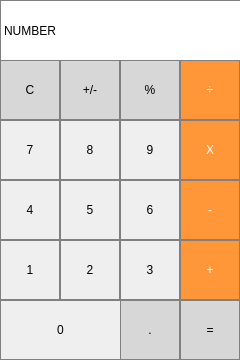
<?xml version="1.0" encoding="UTF-8"?>
<ui version="4.0">
 <class>MainWindow</class>
 <widget class="QMainWindow" name="MainWindow">
  <property name="geometry">
   <rect>
    <x>0</x>
    <y>0</y>
    <width>240</width>
    <height>360</height>
   </rect>
  </property>
  <property name="windowTitle">
   <string>MainWindow</string>
  </property>
  <widget class="QWidget" name="centralwidget">
   <widget class="QLabel" name="label_result">
    <property name="geometry">
     <rect>
      <x>0</x>
      <y>0</y>
      <width>241</width>
      <height>61</height>
     </rect>
    </property>
    <property name="styleSheet">
     <string notr="true">QLabel {
  qproperty-alignment: 'AlignVCenter | AlignRight';
  border: 1px solid gray;

  background-color : white;
  font: 16pt &quot;MS Shell Dlg 2&quot;;
}

</string>
    </property>
    <property name="text">
     <string>NUMBER</string>
    </property>
   </widget>
   <widget class="QPushButton" name="pushButton_clear">
    <property name="geometry">
     <rect>
      <x>0</x>
      <y>60</y>
      <width>60</width>
      <height>60</height>
     </rect>
    </property>
    <property name="styleSheet">
     <string notr="true">QPushButton {
  background-color: rgb(215, 215, 215);
  border: 1px solid gray;
}
QPushButton:pressed {
    background-color: qlineargradient(x1: 0, y1: 0, x2: 0, y2: 1,
                                      stop: 0 #BEBEBE, stop: 1 #D7D7D7);
}</string>
    </property>
    <property name="text">
     <string>C</string>
    </property>
   </widget>
   <widget class="QPushButton" name="pushButton_divide">
    <property name="geometry">
     <rect>
      <x>180</x>
      <y>60</y>
      <width>60</width>
      <height>60</height>
     </rect>
    </property>
    <property name="styleSheet">
     <string notr="true">QPushButton {
  background-color: rgb(255, 151, 57);
  color: white;
  border: 1px solid gray;
}

QPushButton:pressed {
    background-color: qlineargradient(x1: 0, y1: 0, x2: 0, y2: 1,
                                      stop: 0 #FF7832, stop: 1 #FF9739);
}</string>
    </property>
    <property name="text">
     <string>÷</string>
    </property>
   </widget>
   <widget class="QPushButton" name="pushButton_porcent">
    <property name="geometry">
     <rect>
      <x>120</x>
      <y>60</y>
      <width>60</width>
      <height>60</height>
     </rect>
    </property>
    <property name="styleSheet">
     <string notr="true">QPushButton {
  background-color: rgb(215, 215, 215);
  border: 1px solid gray;
}
QPushButton:pressed {
    background-color: qlineargradient(x1: 0, y1: 0, x2: 0, y2: 1,
                                      stop: 0 #BEBEBE, stop: 1 #D7D7D7);
}</string>
    </property>
    <property name="text">
     <string>%</string>
    </property>
   </widget>
   <widget class="QPushButton" name="pushButton_moreMinus">
    <property name="geometry">
     <rect>
      <x>60</x>
      <y>60</y>
      <width>60</width>
      <height>60</height>
     </rect>
    </property>
    <property name="styleSheet">
     <string notr="true">QPushButton {
  background-color: rgb(215, 215, 215);
  border: 1px solid gray;
}
QPushButton:pressed {
    background-color: qlineargradient(x1: 0, y1: 0, x2: 0, y2: 1,
                                      stop: 0 #BEBEBE, stop: 1 #D7D7D7);
}</string>
    </property>
    <property name="text">
     <string>+/-</string>
    </property>
   </widget>
   <widget class="QPushButton" name="pushButton_7">
    <property name="geometry">
     <rect>
      <x>0</x>
      <y>120</y>
      <width>60</width>
      <height>60</height>
     </rect>
    </property>
    <property name="styleSheet">
     <string notr="true">QPushButton {
   border: 1px solid gray;
}
QPushButton:pressed {
    background-color: qlineargradient(x1: 0, y1: 0, x2: 0, y2: 1,
                                      stop: 0 #dadbde, stop: 1 #f6f7fa);
}</string>
    </property>
    <property name="text">
     <string>7</string>
    </property>
   </widget>
   <widget class="QPushButton" name="pushButton_multiply">
    <property name="geometry">
     <rect>
      <x>180</x>
      <y>120</y>
      <width>60</width>
      <height>60</height>
     </rect>
    </property>
    <property name="styleSheet">
     <string notr="true">QPushButton {
  background-color: rgb(255, 151, 57);
  color: white;
  border: 1px solid gray;
}

QPushButton:pressed {
    background-color: qlineargradient(x1: 0, y1: 0, x2: 0, y2: 1,
                                      stop: 0 #FF7832, stop: 1 #FF9739);
}</string>
    </property>
    <property name="text">
     <string>X</string>
    </property>
   </widget>
   <widget class="QPushButton" name="pushButton_9">
    <property name="geometry">
     <rect>
      <x>120</x>
      <y>120</y>
      <width>60</width>
      <height>60</height>
     </rect>
    </property>
    <property name="styleSheet">
     <string notr="true">QPushButton {
   border: 1px solid gray;
}
QPushButton:pressed {
    background-color: qlineargradient(x1: 0, y1: 0, x2: 0, y2: 1,
                                      stop: 0 #dadbde, stop: 1 #f6f7fa);
}</string>
    </property>
    <property name="text">
     <string>9</string>
    </property>
   </widget>
   <widget class="QPushButton" name="pushButton_8">
    <property name="geometry">
     <rect>
      <x>60</x>
      <y>120</y>
      <width>60</width>
      <height>60</height>
     </rect>
    </property>
    <property name="styleSheet">
     <string notr="true">QPushButton {
   border: 1px solid gray;
}
QPushButton:pressed {
    background-color: qlineargradient(x1: 0, y1: 0, x2: 0, y2: 1,
                                      stop: 0 #dadbde, stop: 1 #f6f7fa);
}</string>
    </property>
    <property name="text">
     <string>8</string>
    </property>
   </widget>
   <widget class="QPushButton" name="pushButton_4">
    <property name="geometry">
     <rect>
      <x>0</x>
      <y>180</y>
      <width>60</width>
      <height>60</height>
     </rect>
    </property>
    <property name="styleSheet">
     <string notr="true">QPushButton {
   border: 1px solid gray;
}
QPushButton:pressed {
    background-color: qlineargradient(x1: 0, y1: 0, x2: 0, y2: 1,
                                      stop: 0 #dadbde, stop: 1 #f6f7fa);
}</string>
    </property>
    <property name="text">
     <string>4</string>
    </property>
   </widget>
   <widget class="QPushButton" name="pushButton_subtract">
    <property name="geometry">
     <rect>
      <x>180</x>
      <y>180</y>
      <width>60</width>
      <height>60</height>
     </rect>
    </property>
    <property name="styleSheet">
     <string notr="true">QPushButton {
  background-color: rgb(255, 151, 57);
  color: white;
  border: 1px solid gray;
}

QPushButton:pressed {
    background-color: qlineargradient(x1: 0, y1: 0, x2: 0, y2: 1,
                                      stop: 0 #FF7832, stop: 1 #FF9739);
}</string>
    </property>
    <property name="text">
     <string>-</string>
    </property>
   </widget>
   <widget class="QPushButton" name="pushButton_6">
    <property name="geometry">
     <rect>
      <x>120</x>
      <y>180</y>
      <width>60</width>
      <height>60</height>
     </rect>
    </property>
    <property name="styleSheet">
     <string notr="true">QPushButton {
   border: 1px solid gray;
}
QPushButton:pressed {
    background-color: qlineargradient(x1: 0, y1: 0, x2: 0, y2: 1,
                                      stop: 0 #dadbde, stop: 1 #f6f7fa);
}</string>
    </property>
    <property name="text">
     <string>6</string>
    </property>
   </widget>
   <widget class="QPushButton" name="pushButton_5">
    <property name="geometry">
     <rect>
      <x>60</x>
      <y>180</y>
      <width>60</width>
      <height>60</height>
     </rect>
    </property>
    <property name="styleSheet">
     <string notr="true">QPushButton {
   border: 1px solid gray;
}
QPushButton:pressed {
    background-color: qlineargradient(x1: 0, y1: 0, x2: 0, y2: 1,
                                      stop: 0 #dadbde, stop: 1 #f6f7fa);
}</string>
    </property>
    <property name="text">
     <string>5</string>
    </property>
   </widget>
   <widget class="QPushButton" name="pushButton_1">
    <property name="geometry">
     <rect>
      <x>0</x>
      <y>240</y>
      <width>60</width>
      <height>60</height>
     </rect>
    </property>
    <property name="styleSheet">
     <string notr="true">QPushButton {
   border: 1px solid gray;
}
QPushButton:pressed {
    background-color: qlineargradient(x1: 0, y1: 0, x2: 0, y2: 1,
                                      stop: 0 #dadbde, stop: 1 #f6f7fa);
}</string>
    </property>
    <property name="text">
     <string>1</string>
    </property>
   </widget>
   <widget class="QPushButton" name="pushButton_plus">
    <property name="geometry">
     <rect>
      <x>180</x>
      <y>240</y>
      <width>60</width>
      <height>60</height>
     </rect>
    </property>
    <property name="styleSheet">
     <string notr="true">QPushButton {
  background-color: rgb(255, 151, 57);
  color: white;
  border: 1px solid gray;
}

QPushButton:pressed {
    background-color: qlineargradient(x1: 0, y1: 0, x2: 0, y2: 1,
                                      stop: 0 #FF7832, stop: 1 #FF9739);
}</string>
    </property>
    <property name="text">
     <string>+</string>
    </property>
   </widget>
   <widget class="QPushButton" name="pushButton_3">
    <property name="geometry">
     <rect>
      <x>120</x>
      <y>240</y>
      <width>60</width>
      <height>60</height>
     </rect>
    </property>
    <property name="styleSheet">
     <string notr="true">QPushButton {
   border: 1px solid gray;
}
QPushButton:pressed {
    background-color: qlineargradient(x1: 0, y1: 0, x2: 0, y2: 1,
                                      stop: 0 #dadbde, stop: 1 #f6f7fa);
}</string>
    </property>
    <property name="text">
     <string>3</string>
    </property>
   </widget>
   <widget class="QPushButton" name="pushButton_2">
    <property name="geometry">
     <rect>
      <x>60</x>
      <y>240</y>
      <width>60</width>
      <height>60</height>
     </rect>
    </property>
    <property name="styleSheet">
     <string notr="true">QPushButton {
   border: 1px solid gray;
}
QPushButton:pressed {
    background-color: qlineargradient(x1: 0, y1: 0, x2: 0, y2: 1,
                                      stop: 0 #dadbde, stop: 1 #f6f7fa);
}</string>
    </property>
    <property name="text">
     <string>2</string>
    </property>
   </widget>
   <widget class="QPushButton" name="pushButton_point">
    <property name="geometry">
     <rect>
      <x>120</x>
      <y>300</y>
      <width>60</width>
      <height>60</height>
     </rect>
    </property>
    <property name="styleSheet">
     <string notr="true">QPushButton {
  background-color: rgb(215, 215, 215);
  border: 1px solid gray;
}
QPushButton:pressed {
    background-color: qlineargradient(x1: 0, y1: 0, x2: 0, y2: 1,
                                      stop: 0 #BEBEBE, stop: 1 #D7D7D7);
}</string>
    </property>
    <property name="text">
     <string>.</string>
    </property>
   </widget>
   <widget class="QPushButton" name="pushButton_equals">
    <property name="geometry">
     <rect>
      <x>180</x>
      <y>300</y>
      <width>60</width>
      <height>60</height>
     </rect>
    </property>
    <property name="styleSheet">
     <string notr="true">QPushButton {
  background-color: rgb(215, 215, 215);
  border: 1px solid gray;
}
QPushButton:pressed {
    background-color: qlineargradient(x1: 0, y1: 0, x2: 0, y2: 1,
                                      stop: 0 #BEBEBE, stop: 1 #D7D7D7);
}</string>
    </property>
    <property name="text">
     <string>=</string>
    </property>
   </widget>
   <widget class="QPushButton" name="pushButton_0">
    <property name="geometry">
     <rect>
      <x>0</x>
      <y>300</y>
      <width>121</width>
      <height>60</height>
     </rect>
    </property>
    <property name="styleSheet">
     <string notr="true">QPushButton {
   border: 1px solid gray;
}
QPushButton:pressed {
    background-color: qlineargradient(x1: 0, y1: 0, x2: 0, y2: 1,
                                      stop: 0 #dadbde, stop: 1 #f6f7fa);
}</string>
    </property>
    <property name="text">
     <string>0</string>
    </property>
   </widget>
  </widget>
 </widget>
 <resources/>
 <connections/>
</ui>
